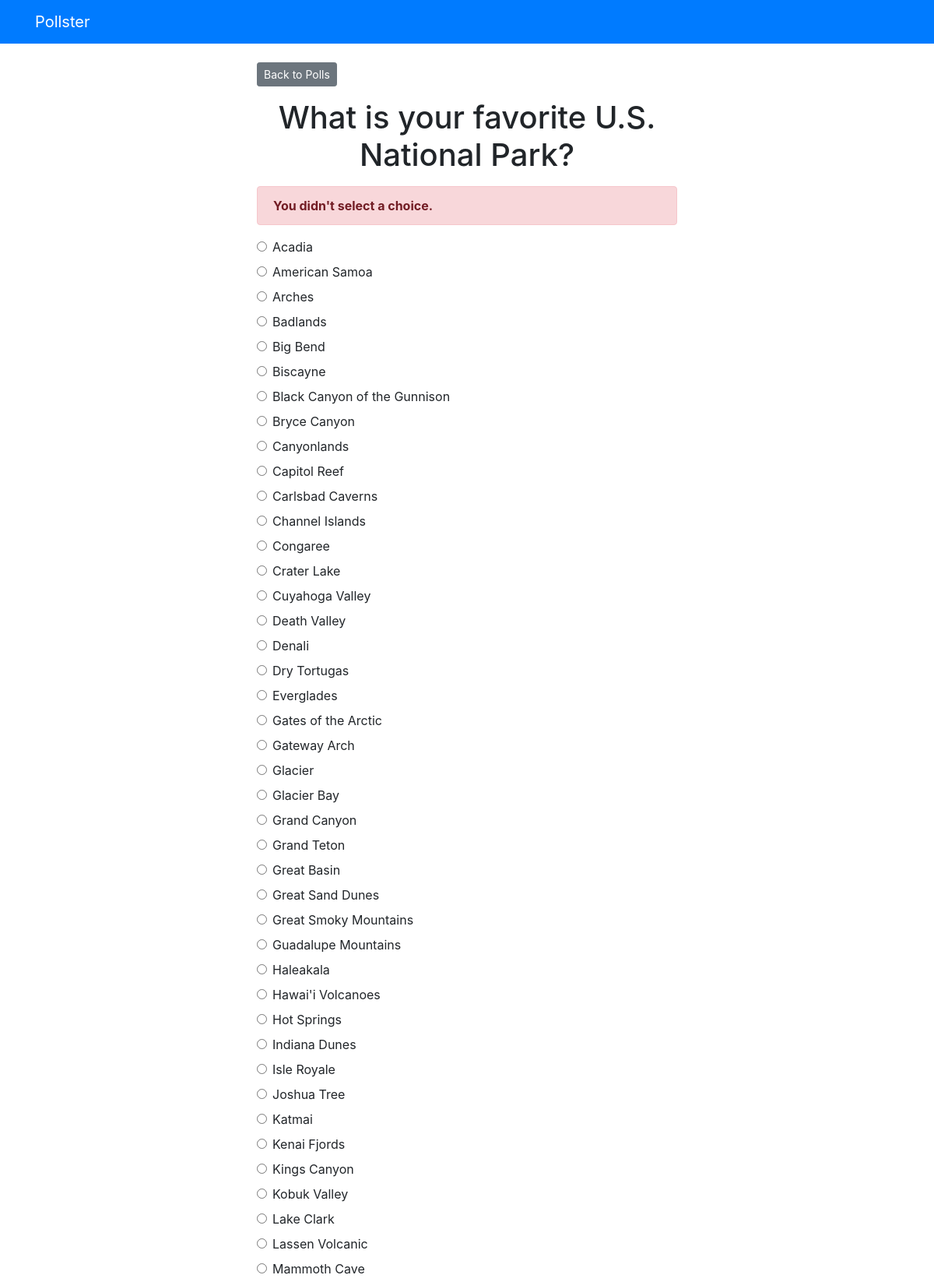
The page /polls/1/vote/ (upper part) on the database its author committed.
### polls/models.py (models this page shows, shortened)
class Question(models.Model):
    question_text = models.CharField(max_length=200)
    publish_date = models.DateTimeField('date published')

class Choice(models.Model):
    question = models.ForeignKey(Question, on_delete=models.CASCADE)
    choice_text = models.CharField(max_length=200)
    votes = models.IntegerField(default=0)

### polls/views.py (the view)
# urls.py: path('<int:question_id>/vote/', views.vote, name='vote')
def vote(request, question_id):
    question = get_object_or_404(Question, pk=question_id)
    try:
        selected_choice = question.choice_set.get(pk=request.POST['choice'])
    except (KeyError, Choice.DoesNotExist):
        return render(request, 'polls/detail.html', {
            'question': question,
            'error_message': "You didn't select a choice.",
        })
    else:
        selected_choice.votes += 1
        selected_choice.save()
        return HttpResponseRedirect(reverse('polls:results', args=(question.id,)))

### templates/polls/detail.html (shortened to what this page needs)
{% extends 'base.html' %} {% block content %}
<a class="btn btn-secondary btn-sm mb-3" href="{% url 'polls:index' %}"
  >Back to Polls</a
>
<h1 class="text-center mb-3">{{ question.question_text }}</h1>
{% if error_message %}
<p class="alert alert-danger">
  <strong>{{ error_message }}</strong>
</p>
{% endif %}
<form action="{% url 'polls:vote' question.id %}" method="post">
  {% for choice in question.choice_set.all %}
  <div class="form-check">
    <input
      type="radio"
      name="choice"
      class="form-check-input"
      id="choice{{ forloop.counter }}"
      value="{{ choice.id }}"
    />
    <label for="choice{{ forloops.counter }}">{{ choice.choice_text }}</label>
  </div>
  {% endfor %}
</form>
{% endblock %}

### rows shown on the page
Question: question_text "What is your favorite U.S. National Park?"
Choice: choice_text "Acadia"
Choice: choice_text "American Samoa"
Choice: choice_text "Arches"
Choice: choice_text "Badlands"
Choice: choice_text "Big Bend"
Choice: choice_text "Biscayne"
Choice: choice_text "Black Canyon of the Gunnison"
Choice: choice_text "Bryce Canyon"
Choice: choice_text "Canyonlands"
Choice: choice_text "Capitol Reef"
Choice: choice_text "Carlsbad Caverns"
Choice: choice_text "Channel Islands"
Choice: choice_text "Congaree"
Choice: choice_text "Crater Lake"
Choice: choice_text "Cuyahoga Valley"
Choice: choice_text "Death Valley"
Choice: choice_text "Denali"
Choice: choice_text "Dry Tortugas"
Choice: choice_text "Everglades"
Choice: choice_text "Gates of the Arctic"
Choice: choice_text "Gateway Arch"
Choice: choice_text "Glacier"
Choice: choice_text "Glacier Bay"
Choice: choice_text "Grand Canyon"
Choice: choice_text "Grand Teton"
Choice: choice_text "Great Basin"
Choice: choice_text "Great Sand Dunes"
Choice: choice_text "Great Smoky Mountains"
Choice: choice_text "Guadalupe Mountains"
Choice: choice_text "Haleakala"
Choice: choice_text "Hawai'i Volcanoes"
Choice: choice_text "Hot Springs"
Choice: choice_text "Indiana Dunes"
Choice: choice_text "Isle Royale"
Choice: choice_text "Joshua Tree"
Choice: choice_text "Katmai"
Choice: choice_text "Kenai Fjords"
Choice: choice_text "Kings Canyon"
Choice: choice_text "Kobuk Valley"
Choice: choice_text "Lake Clark"
Choice: choice_text "Lassen Volcanic"
Choice: choice_text "Mammoth Cave"

### other values the page prints
{{ error_message }} "You didn't select a choice."
